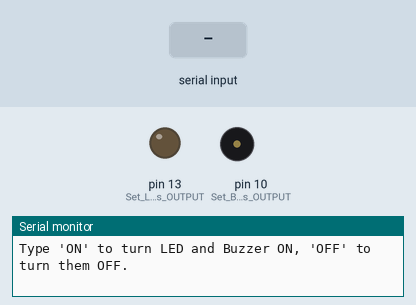
The sketch below on a simulated Arduino Uno, built with avr-gcc and run on an emulated ATmega328P. Parts: output pins drawn as LEDs (lit = HIGH), buzzer (waves = sounding), the last lines printed to the serial monitor. The inputs (shaded band) are chosen by the test bench.

Above: at 1.2 s.
1.3 s: "ON\n" received over Serial
At 2.1 s:
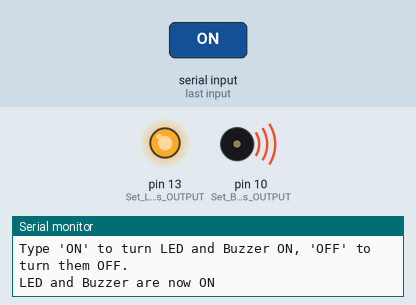
2.8 s: "OFF\n" received over Serial
At 3.3 s:
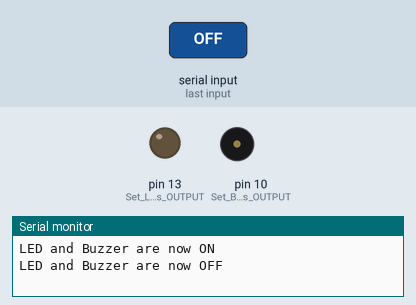
Timing chart, 0 to 5.8 s (numbered marks = the images above; inputs shaded):
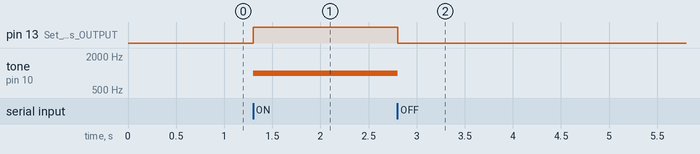

The sketch:

sketch_Camera.ino
```cpp
void setup() {
    pinMode(13, OUTPUT);  // Set LED as OUTPUT
    pinMode(10, OUTPUT);  // Set Buzzer as OUTPUT
    Serial.begin(9600);   // Start Serial Communication

    Serial.println("Type 'ON' to turn LED and Buzzer ON, 'OFF' to turn them OFF.");
}

void loop() {
    if (Serial.available() > 0) {  // Check if data is available
        String command = Serial.readStringUntil('\n');  // Read the command
        command.trim();  // Remove extra spaces/newlines

        if (command.equalsIgnoreCase("ON")) {
            digitalWrite(13, HIGH);   // Turn LED ON
            tone(10, 1000);           // Play buzzer at 1kHz
            Serial.println("LED and Buzzer are now ON");
        }
        else if (command.equalsIgnoreCase("OFF")) {
            digitalWrite(13, LOW);    // Turn LED OFF
            noTone(10);               // Stop buzzer sound
            Serial.println("LED and Buzzer are now OFF");
        }
        else {
            Serial.println("Invalid command! Type 'ON' or 'OFF'.");
        }
    }
}
```

Measured:
- after the input at 1.3 s, pin 13 (Set_LED_as_OUTPUT): LOW → HIGH at once; tone on pin 10 (Set_Buzzer_as_OUTPUT): silent → 1000 Hz at once
- after the input at 2.8 s, pin 13 (Set_LED_as_OUTPUT): HIGH → LOW at once; tone on pin 10 (Set_Buzzer_as_OUTPUT): 1000 Hz → silent at once
